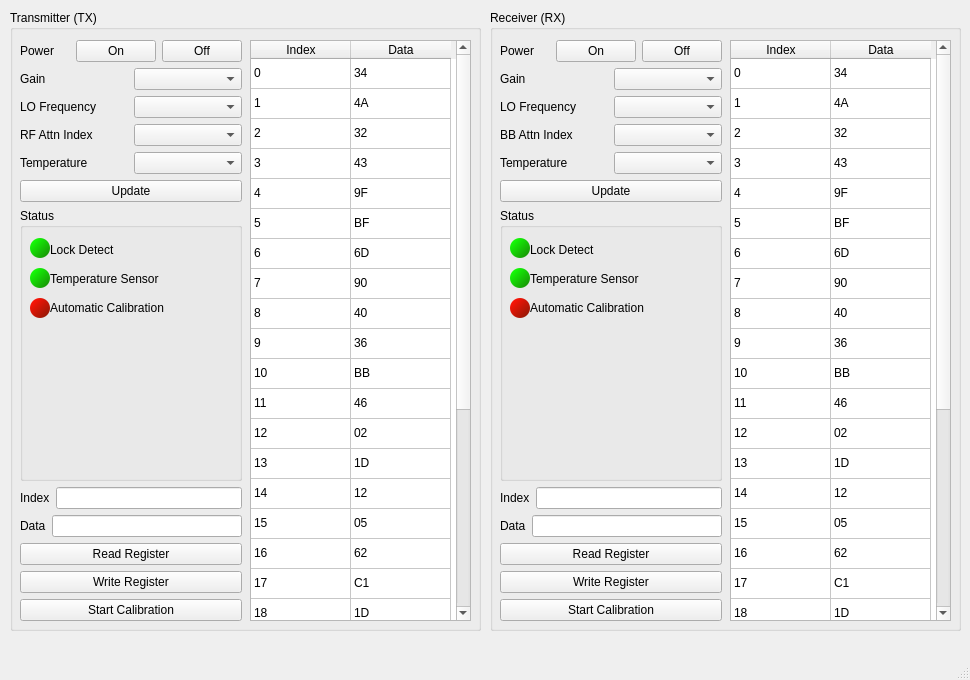
<?xml version="1.0" encoding="UTF-8"?>
<ui version="4.0">
 <class>MainWindow</class>
 <widget class="QMainWindow" name="MainWindow">
  <property name="geometry">
   <rect>
    <x>0</x>
    <y>0</y>
    <width>970</width>
    <height>680</height>
   </rect>
  </property>
  <property name="windowTitle">
   <string>MainWindow</string>
  </property>
  <property name="styleSheet">
   <string notr="true"/>
  </property>
  <widget class="QWidget" name="centralwidget">
   <widget class="QGroupBox" name="groupBox">
    <property name="geometry">
     <rect>
      <x>10</x>
      <y>10</y>
      <width>471</width>
      <height>621</height>
     </rect>
    </property>
    <property name="title">
     <string>Transmitter (TX)</string>
    </property>
    <widget class="QTableWidget" name="tableWidget">
     <property name="geometry">
      <rect>
       <x>240</x>
       <y>30</y>
       <width>221</width>
       <height>581</height>
      </rect>
     </property>
     <property name="maximumSize">
      <size>
       <width>221</width>
       <height>581</height>
      </size>
     </property>
     <attribute name="verticalHeaderVisible">
      <bool>false</bool>
     </attribute>
     <row>
      <property name="text">
       <string>0</string>
      </property>
     </row>
     <row>
      <property name="text">
       <string>1</string>
      </property>
     </row>
     <row>
      <property name="text">
       <string>2</string>
      </property>
     </row>
     <row>
      <property name="text">
       <string>3</string>
      </property>
     </row>
     <row>
      <property name="text">
       <string>4</string>
      </property>
     </row>
     <row>
      <property name="text">
       <string>5</string>
      </property>
     </row>
     <row>
      <property name="text">
       <string>6</string>
      </property>
     </row>
     <row>
      <property name="text">
       <string>7</string>
      </property>
     </row>
     <row>
      <property name="text">
       <string>8</string>
      </property>
     </row>
     <row>
      <property name="text">
       <string>9</string>
      </property>
     </row>
     <row>
      <property name="text">
       <string>10</string>
      </property>
     </row>
     <row>
      <property name="text">
       <string>11</string>
      </property>
     </row>
     <row>
      <property name="text">
       <string>12</string>
      </property>
     </row>
     <row>
      <property name="text">
       <string>13</string>
      </property>
     </row>
     <row>
      <property name="text">
       <string>14</string>
      </property>
     </row>
     <row>
      <property name="text">
       <string>15</string>
      </property>
     </row>
     <row>
      <property name="text">
       <string>16</string>
      </property>
     </row>
     <row>
      <property name="text">
       <string>17</string>
      </property>
     </row>
     <row>
      <property name="text">
       <string>18</string>
      </property>
     </row>
     <row>
      <property name="text">
       <string>19</string>
      </property>
     </row>
     <row>
      <property name="text">
       <string>20</string>
      </property>
     </row>
     <row>
      <property name="text">
       <string>21</string>
      </property>
     </row>
     <row>
      <property name="text">
       <string>22</string>
      </property>
     </row>
     <row>
      <property name="text">
       <string>23</string>
      </property>
     </row>
     <row>
      <property name="text">
       <string>24</string>
      </property>
     </row>
     <row>
      <property name="text">
       <string>25</string>
      </property>
     </row>
     <row>
      <property name="text">
       <string>26</string>
      </property>
     </row>
     <row>
      <property name="text">
       <string>27</string>
      </property>
     </row>
     <column>
      <property name="text">
       <string>Index</string>
      </property>
     </column>
     <column>
      <property name="text">
       <string>Data</string>
      </property>
     </column>
     <item row="0" column="0">
      <property name="text">
       <string>0</string>
      </property>
     </item>
     <item row="0" column="1">
      <property name="text">
       <string>34</string>
      </property>
     </item>
     <item row="1" column="0">
      <property name="text">
       <string>1</string>
      </property>
     </item>
     <item row="1" column="1">
      <property name="text">
       <string>4A</string>
      </property>
     </item>
     <item row="2" column="0">
      <property name="text">
       <string>2</string>
      </property>
     </item>
     <item row="2" column="1">
      <property name="text">
       <string>32</string>
      </property>
     </item>
     <item row="3" column="0">
      <property name="text">
       <string>3</string>
      </property>
     </item>
     <item row="3" column="1">
      <property name="text">
       <string>43</string>
      </property>
     </item>
     <item row="4" column="0">
      <property name="text">
       <string>4</string>
      </property>
     </item>
     <item row="4" column="1">
      <property name="text">
       <string>9F</string>
      </property>
     </item>
     <item row="5" column="0">
      <property name="text">
       <string>5</string>
      </property>
     </item>
     <item row="5" column="1">
      <property name="text">
       <string>BF</string>
      </property>
     </item>
     <item row="6" column="0">
      <property name="text">
       <string>6</string>
      </property>
     </item>
     <item row="6" column="1">
      <property name="text">
       <string>6D</string>
      </property>
     </item>
     <item row="7" column="0">
      <property name="text">
       <string>7</string>
      </property>
     </item>
     <item row="7" column="1">
      <property name="text">
       <string>90</string>
      </property>
     </item>
     <item row="8" column="0">
      <property name="text">
       <string>8</string>
      </property>
     </item>
     <item row="8" column="1">
      <property name="text">
       <string>40</string>
      </property>
     </item>
     <item row="9" column="0">
      <property name="text">
       <string>9</string>
      </property>
     </item>
     <item row="9" column="1">
      <property name="text">
       <string>36</string>
      </property>
     </item>
     <item row="10" column="0">
      <property name="text">
       <string>10</string>
      </property>
     </item>
     <item row="10" column="1">
      <property name="text">
       <string>BB</string>
      </property>
     </item>
     <item row="11" column="0">
      <property name="text">
       <string>11</string>
      </property>
     </item>
     <item row="11" column="1">
      <property name="text">
       <string>46</string>
      </property>
     </item>
     <item row="12" column="0">
      <property name="text">
       <string>12</string>
      </property>
     </item>
     <item row="12" column="1">
      <property name="text">
       <string>02</string>
      </property>
     </item>
     <item row="13" column="0">
      <property name="text">
       <string>13</string>
      </property>
     </item>
     <item row="13" column="1">
      <property name="text">
       <string>1D</string>
      </property>
     </item>
     <item row="14" column="0">
      <property name="text">
       <string>14</string>
      </property>
     </item>
     <item row="14" column="1">
      <property name="text">
       <string>12</string>
      </property>
     </item>
     <item row="15" column="0">
      <property name="text">
       <string>15</string>
      </property>
     </item>
     <item row="15" column="1">
      <property name="text">
       <string>05</string>
      </property>
     </item>
     <item row="16" column="0">
      <property name="text">
       <string>16</string>
      </property>
     </item>
     <item row="16" column="1">
      <property name="text">
       <string>62</string>
      </property>
     </item>
     <item row="17" column="0">
      <property name="text">
       <string>17</string>
      </property>
     </item>
     <item row="17" column="1">
      <property name="text">
       <string>C1</string>
      </property>
     </item>
     <item row="18" column="0">
      <property name="text">
       <string>18</string>
      </property>
     </item>
     <item row="18" column="1">
      <property name="text">
       <string>1D</string>
      </property>
     </item>
     <item row="19" column="0">
      <property name="text">
       <string>19</string>
      </property>
     </item>
     <item row="19" column="1">
      <property name="text">
       <string>41</string>
      </property>
     </item>
     <item row="20" column="0">
      <property name="text">
       <string>20</string>
      </property>
     </item>
     <item row="20" column="1">
      <property name="text">
       <string>32</string>
      </property>
     </item>
     <item row="21" column="0">
      <property name="text">
       <string>21</string>
      </property>
     </item>
     <item row="21" column="1">
      <property name="text">
       <string>9B</string>
      </property>
     </item>
     <item row="22" column="0">
      <property name="text">
       <string>22</string>
      </property>
     </item>
     <item row="22" column="1">
      <property name="text">
       <string>BF</string>
      </property>
     </item>
     <item row="23" column="0">
      <property name="text">
       <string>23</string>
      </property>
     </item>
     <item row="23" column="1">
      <property name="text">
       <string>51</string>
      </property>
     </item>
     <item row="24" column="0">
      <property name="text">
       <string>24</string>
      </property>
     </item>
     <item row="24" column="1">
      <property name="text">
       <string>24</string>
      </property>
     </item>
     <item row="25" column="0">
      <property name="text">
       <string>25</string>
      </property>
     </item>
     <item row="25" column="1">
      <property name="text">
       <string>71</string>
      </property>
     </item>
     <item row="26" column="0">
      <property name="text">
       <string>26</string>
      </property>
     </item>
     <item row="26" column="1">
      <property name="text">
       <string>C5</string>
      </property>
     </item>
     <item row="27" column="0">
      <property name="text">
       <string>27</string>
      </property>
     </item>
     <item row="27" column="1">
      <property name="text">
       <string>23</string>
      </property>
     </item>
    </widget>
    <widget class="QWidget" name="">
     <property name="geometry">
      <rect>
       <x>10</x>
       <y>30</y>
       <width>222</width>
       <height>581</height>
      </rect>
     </property>
     <layout class="QVBoxLayout" name="verticalLayout_3">
      <item>
       <layout class="QVBoxLayout" name="verticalLayout_2">
        <item>
         <layout class="QHBoxLayout" name="horizontalLayout">
          <item>
           <widget class="QLabel" name="label">
            <property name="text">
             <string>Power</string>
            </property>
           </widget>
          </item>
          <item>
           <widget class="QPushButton" name="pushButton">
            <property name="text">
             <string>On</string>
            </property>
           </widget>
          </item>
          <item>
           <widget class="QPushButton" name="pushButton_2">
            <property name="text">
             <string>Off</string>
            </property>
           </widget>
          </item>
         </layout>
        </item>
        <item>
         <layout class="QHBoxLayout" name="horizontalLayout_2">
          <item>
           <widget class="QLabel" name="label_3">
            <property name="text">
             <string>Gain</string>
            </property>
           </widget>
          </item>
          <item>
           <widget class="QComboBox" name="comboBox"/>
          </item>
         </layout>
        </item>
        <item>
         <layout class="QHBoxLayout" name="horizontalLayout_3">
          <item>
           <widget class="QLabel" name="label_6">
            <property name="text">
             <string>LO Frequency</string>
            </property>
           </widget>
          </item>
          <item>
           <widget class="QComboBox" name="comboBox_2"/>
          </item>
         </layout>
        </item>
        <item>
         <layout class="QHBoxLayout" name="horizontalLayout_4">
          <item>
           <widget class="QLabel" name="label_7">
            <property name="text">
             <string>RF Attn Index</string>
            </property>
           </widget>
          </item>
          <item>
           <widget class="QComboBox" name="comboBox_3"/>
          </item>
         </layout>
        </item>
        <item>
         <layout class="QHBoxLayout" name="horizontalLayout_5">
          <item>
           <widget class="QLabel" name="label_8">
            <property name="text">
             <string>Temperature</string>
            </property>
           </widget>
          </item>
          <item>
           <widget class="QComboBox" name="comboBox_4"/>
          </item>
         </layout>
        </item>
        <item>
         <widget class="QPushButton" name="pushButton_6">
          <property name="text">
           <string>Update</string>
          </property>
         </widget>
        </item>
       </layout>
      </item>
      <item>
       <widget class="QGroupBox" name="groupBox_2">
        <property name="title">
         <string>Status</string>
        </property>
        <widget class="QWidget" name="widget_7" native="true">
         <property name="geometry">
          <rect>
           <x>10</x>
           <y>30</y>
           <width>20</width>
           <height>20</height>
          </rect>
         </property>
         <property name="autoFillBackground">
          <bool>false</bool>
         </property>
         <property name="styleSheet">
          <string notr="true">color: white;
border-radius: 10;
background-color: qlineargradient(spread:pad, x1:0.145, y1:0.16, x2:1, y2:1, stop:0 rgba(20, 252, 7, 255), stop:1 rgba(25, 134, 5, 255))</string>
         </property>
        </widget>
        <widget class="QWidget" name="layoutWidget">
         <property name="geometry">
          <rect>
           <x>30</x>
           <y>30</y>
           <width>151</width>
           <height>81</height>
          </rect>
         </property>
         <layout class="QVBoxLayout" name="verticalLayout">
          <item>
           <widget class="QLabel" name="label_2">
            <property name="text">
             <string>Lock Detect</string>
            </property>
           </widget>
          </item>
          <item>
           <widget class="QLabel" name="label_4">
            <property name="text">
             <string>Temperature Sensor</string>
            </property>
           </widget>
          </item>
          <item>
           <widget class="QLabel" name="label_5">
            <property name="text">
             <string>Automatic Calibration</string>
            </property>
           </widget>
          </item>
         </layout>
        </widget>
        <widget class="QWidget" name="widget_6" native="true">
         <property name="geometry">
          <rect>
           <x>10</x>
           <y>90</y>
           <width>20</width>
           <height>20</height>
          </rect>
         </property>
         <property name="autoFillBackground">
          <bool>false</bool>
         </property>
         <property name="styleSheet">
          <string notr="true">color: white;
border-radius: 10;
background-color: qlineargradient(spread:pad, x1:0.145, y1:0.16, x2:1, y2:1, stop:0 rgba(252, 20, 7, 255), stop:1 rgba(134, 25, 5, 255))</string>
         </property>
        </widget>
        <widget class="QWidget" name="widget_5" native="true">
         <property name="geometry">
          <rect>
           <x>10</x>
           <y>60</y>
           <width>20</width>
           <height>20</height>
          </rect>
         </property>
         <property name="autoFillBackground">
          <bool>false</bool>
         </property>
         <property name="styleSheet">
          <string notr="true">height: 20px;
width: 20px;
color: white;
border-radius: 10;
background-color: qlineargradient(spread:pad, x1:0.145, y1:0.16, x2:1, y2:1, stop:0 rgba(20, 252, 7, 255), stop:1 rgba(25, 134, 5, 255))</string>
         </property>
        </widget>
       </widget>
      </item>
      <item>
       <layout class="QVBoxLayout" name="verticalLayout_4">
        <item>
         <layout class="QHBoxLayout" name="horizontalLayout_6">
          <item>
           <widget class="QLabel" name="label_9">
            <property name="text">
             <string>Index</string>
            </property>
           </widget>
          </item>
          <item>
           <widget class="QLineEdit" name="lineEdit"/>
          </item>
         </layout>
        </item>
        <item>
         <layout class="QHBoxLayout" name="horizontalLayout_7">
          <item>
           <widget class="QLabel" name="label_10">
            <property name="text">
             <string>Data</string>
            </property>
           </widget>
          </item>
          <item>
           <widget class="QLineEdit" name="lineEdit_2"/>
          </item>
         </layout>
        </item>
        <item>
         <widget class="QPushButton" name="pushButton_4">
          <property name="text">
           <string>Read Register</string>
          </property>
         </widget>
        </item>
        <item>
         <widget class="QPushButton" name="pushButton_5">
          <property name="text">
           <string>Write Register</string>
          </property>
         </widget>
        </item>
       </layout>
      </item>
      <item>
       <widget class="QPushButton" name="pushButton_3">
        <property name="text">
         <string>Start Calibration</string>
        </property>
       </widget>
      </item>
     </layout>
    </widget>
   </widget>
   <widget class="QGroupBox" name="groupBox_3">
    <property name="geometry">
     <rect>
      <x>490</x>
      <y>10</y>
      <width>471</width>
      <height>621</height>
     </rect>
    </property>
    <property name="title">
     <string>Receiver (RX)</string>
    </property>
    <widget class="QTableWidget" name="tableWidget_2">
     <property name="geometry">
      <rect>
       <x>240</x>
       <y>30</y>
       <width>221</width>
       <height>581</height>
      </rect>
     </property>
     <property name="maximumSize">
      <size>
       <width>221</width>
       <height>581</height>
      </size>
     </property>
     <attribute name="verticalHeaderVisible">
      <bool>false</bool>
     </attribute>
     <row>
      <property name="text">
       <string>0</string>
      </property>
     </row>
     <row>
      <property name="text">
       <string>1</string>
      </property>
     </row>
     <row>
      <property name="text">
       <string>2</string>
      </property>
     </row>
     <row>
      <property name="text">
       <string>3</string>
      </property>
     </row>
     <row>
      <property name="text">
       <string>4</string>
      </property>
     </row>
     <row>
      <property name="text">
       <string>5</string>
      </property>
     </row>
     <row>
      <property name="text">
       <string>6</string>
      </property>
     </row>
     <row>
      <property name="text">
       <string>7</string>
      </property>
     </row>
     <row>
      <property name="text">
       <string>8</string>
      </property>
     </row>
     <row>
      <property name="text">
       <string>9</string>
      </property>
     </row>
     <row>
      <property name="text">
       <string>10</string>
      </property>
     </row>
     <row>
      <property name="text">
       <string>11</string>
      </property>
     </row>
     <row>
      <property name="text">
       <string>12</string>
      </property>
     </row>
     <row>
      <property name="text">
       <string>13</string>
      </property>
     </row>
     <row>
      <property name="text">
       <string>14</string>
      </property>
     </row>
     <row>
      <property name="text">
       <string>15</string>
      </property>
     </row>
     <row>
      <property name="text">
       <string>16</string>
      </property>
     </row>
     <row>
      <property name="text">
       <string>17</string>
      </property>
     </row>
     <row>
      <property name="text">
       <string>18</string>
      </property>
     </row>
     <row>
      <property name="text">
       <string>19</string>
      </property>
     </row>
     <row>
      <property name="text">
       <string>20</string>
      </property>
     </row>
     <row>
      <property name="text">
       <string>21</string>
      </property>
     </row>
     <row>
      <property name="text">
       <string>22</string>
      </property>
     </row>
     <row>
      <property name="text">
       <string>23</string>
      </property>
     </row>
     <row>
      <property name="text">
       <string>24</string>
      </property>
     </row>
     <row>
      <property name="text">
       <string>25</string>
      </property>
     </row>
     <row>
      <property name="text">
       <string>26</string>
      </property>
     </row>
     <row>
      <property name="text">
       <string>27</string>
      </property>
     </row>
     <column>
      <property name="text">
       <string>Index</string>
      </property>
     </column>
     <column>
      <property name="text">
       <string>Data</string>
      </property>
     </column>
     <item row="0" column="0">
      <property name="text">
       <string>0</string>
      </property>
     </item>
     <item row="0" column="1">
      <property name="text">
       <string>34</string>
      </property>
     </item>
     <item row="1" column="0">
      <property name="text">
       <string>1</string>
      </property>
     </item>
     <item row="1" column="1">
      <property name="text">
       <string>4A</string>
      </property>
     </item>
     <item row="2" column="0">
      <property name="text">
       <string>2</string>
      </property>
     </item>
     <item row="2" column="1">
      <property name="text">
       <string>32</string>
      </property>
     </item>
     <item row="3" column="0">
      <property name="text">
       <string>3</string>
      </property>
     </item>
     <item row="3" column="1">
      <property name="text">
       <string>43</string>
      </property>
     </item>
     <item row="4" column="0">
      <property name="text">
       <string>4</string>
      </property>
     </item>
     <item row="4" column="1">
      <property name="text">
       <string>9F</string>
      </property>
     </item>
     <item row="5" column="0">
      <property name="text">
       <string>5</string>
      </property>
     </item>
     <item row="5" column="1">
      <property name="text">
       <string>BF</string>
      </property>
     </item>
     <item row="6" column="0">
      <property name="text">
       <string>6</string>
      </property>
     </item>
     <item row="6" column="1">
      <property name="text">
       <string>6D</string>
      </property>
     </item>
     <item row="7" column="0">
      <property name="text">
       <string>7</string>
      </property>
     </item>
     <item row="7" column="1">
      <property name="text">
       <string>90</string>
      </property>
     </item>
     <item row="8" column="0">
      <property name="text">
       <string>8</string>
      </property>
     </item>
     <item row="8" column="1">
      <property name="text">
       <string>40</string>
      </property>
     </item>
     <item row="9" column="0">
      <property name="text">
       <string>9</string>
      </property>
     </item>
     <item row="9" column="1">
      <property name="text">
       <string>36</string>
      </property>
     </item>
     <item row="10" column="0">
      <property name="text">
       <string>10</string>
      </property>
     </item>
     <item row="10" column="1">
      <property name="text">
       <string>BB</string>
      </property>
     </item>
     <item row="11" column="0">
      <property name="text">
       <string>11</string>
      </property>
     </item>
     <item row="11" column="1">
      <property name="text">
       <string>46</string>
      </property>
     </item>
     <item row="12" column="0">
      <property name="text">
       <string>12</string>
      </property>
     </item>
     <item row="12" column="1">
      <property name="text">
       <string>02</string>
      </property>
     </item>
     <item row="13" column="0">
      <property name="text">
       <string>13</string>
      </property>
     </item>
     <item row="13" column="1">
      <property name="text">
       <string>1D</string>
      </property>
     </item>
     <item row="14" column="0">
      <property name="text">
       <string>14</string>
      </property>
     </item>
     <item row="14" column="1">
      <property name="text">
       <string>12</string>
      </property>
     </item>
     <item row="15" column="0">
      <property name="text">
       <string>15</string>
      </property>
     </item>
     <item row="15" column="1">
      <property name="text">
       <string>05</string>
      </property>
     </item>
     <item row="16" column="0">
      <property name="text">
       <string>16</string>
      </property>
     </item>
     <item row="16" column="1">
      <property name="text">
       <string>62</string>
      </property>
     </item>
     <item row="17" column="0">
      <property name="text">
       <string>17</string>
      </property>
     </item>
     <item row="17" column="1">
      <property name="text">
       <string>C1</string>
      </property>
     </item>
     <item row="18" column="0">
      <property name="text">
       <string>18</string>
      </property>
     </item>
     <item row="18" column="1">
      <property name="text">
       <string>1D</string>
      </property>
     </item>
     <item row="19" column="0">
      <property name="text">
       <string>19</string>
      </property>
     </item>
     <item row="19" column="1">
      <property name="text">
       <string>41</string>
      </property>
     </item>
     <item row="20" column="0">
      <property name="text">
       <string>20</string>
      </property>
     </item>
     <item row="20" column="1">
      <property name="text">
       <string>32</string>
      </property>
     </item>
     <item row="21" column="0">
      <property name="text">
       <string>21</string>
      </property>
     </item>
     <item row="21" column="1">
      <property name="text">
       <string>9B</string>
      </property>
     </item>
     <item row="22" column="0">
      <property name="text">
       <string>22</string>
      </property>
     </item>
     <item row="22" column="1">
      <property name="text">
       <string>BF</string>
      </property>
     </item>
     <item row="23" column="0">
      <property name="text">
       <string>23</string>
      </property>
     </item>
     <item row="23" column="1">
      <property name="text">
       <string>51</string>
      </property>
     </item>
     <item row="24" column="0">
      <property name="text">
       <string>24</string>
      </property>
     </item>
     <item row="24" column="1">
      <property name="text">
       <string>24</string>
      </property>
     </item>
     <item row="25" column="0">
      <property name="text">
       <string>25</string>
      </property>
     </item>
     <item row="25" column="1">
      <property name="text">
       <string>71</string>
      </property>
     </item>
     <item row="26" column="0">
      <property name="text">
       <string>26</string>
      </property>
     </item>
     <item row="26" column="1">
      <property name="text">
       <string>C5</string>
      </property>
     </item>
     <item row="27" column="0">
      <property name="text">
       <string>27</string>
      </property>
     </item>
     <item row="27" column="1">
      <property name="text">
       <string>23</string>
      </property>
     </item>
    </widget>
    <widget class="QWidget" name="layoutWidget_2">
     <property name="geometry">
      <rect>
       <x>10</x>
       <y>30</y>
       <width>222</width>
       <height>581</height>
      </rect>
     </property>
     <layout class="QVBoxLayout" name="verticalLayout_5">
      <item>
       <layout class="QVBoxLayout" name="verticalLayout_6">
        <item>
         <layout class="QHBoxLayout" name="horizontalLayout_8">
          <item>
           <widget class="QLabel" name="label_11">
            <property name="text">
             <string>Power</string>
            </property>
           </widget>
          </item>
          <item>
           <widget class="QPushButton" name="pushButton_7">
            <property name="text">
             <string>On</string>
            </property>
           </widget>
          </item>
          <item>
           <widget class="QPushButton" name="pushButton_8">
            <property name="text">
             <string>Off</string>
            </property>
           </widget>
          </item>
         </layout>
        </item>
        <item>
         <layout class="QHBoxLayout" name="horizontalLayout_9">
          <item>
           <widget class="QLabel" name="label_12">
            <property name="text">
             <string>Gain</string>
            </property>
           </widget>
          </item>
          <item>
           <widget class="QComboBox" name="comboBox_5"/>
          </item>
         </layout>
        </item>
        <item>
         <layout class="QHBoxLayout" name="horizontalLayout_10">
          <item>
           <widget class="QLabel" name="label_13">
            <property name="text">
             <string>LO Frequency</string>
            </property>
           </widget>
          </item>
          <item>
           <widget class="QComboBox" name="comboBox_6"/>
          </item>
         </layout>
        </item>
        <item>
         <layout class="QHBoxLayout" name="horizontalLayout_11">
          <item>
           <widget class="QLabel" name="label_14">
            <property name="text">
             <string>BB Attn Index</string>
            </property>
           </widget>
          </item>
          <item>
           <widget class="QComboBox" name="comboBox_7"/>
          </item>
         </layout>
        </item>
        <item>
         <layout class="QHBoxLayout" name="horizontalLayout_12">
          <item>
           <widget class="QLabel" name="label_15">
            <property name="text">
             <string>Temperature</string>
            </property>
           </widget>
          </item>
          <item>
           <widget class="QComboBox" name="comboBox_8"/>
          </item>
         </layout>
        </item>
        <item>
         <widget class="QPushButton" name="pushButton_9">
          <property name="text">
           <string>Update</string>
          </property>
         </widget>
        </item>
       </layout>
      </item>
      <item>
       <widget class="QGroupBox" name="groupBox_4">
        <property name="title">
         <string>Status</string>
        </property>
        <widget class="QWidget" name="widget_8" native="true">
         <property name="geometry">
          <rect>
           <x>10</x>
           <y>30</y>
           <width>20</width>
           <height>20</height>
          </rect>
         </property>
         <property name="autoFillBackground">
          <bool>false</bool>
         </property>
         <property name="styleSheet">
          <string notr="true">color: white;
border-radius: 10;
background-color: qlineargradient(spread:pad, x1:0.145, y1:0.16, x2:1, y2:1, stop:0 rgba(20, 252, 7, 255), stop:1 rgba(25, 134, 5, 255))</string>
         </property>
        </widget>
        <widget class="QWidget" name="layoutWidget_3">
         <property name="geometry">
          <rect>
           <x>30</x>
           <y>30</y>
           <width>151</width>
           <height>81</height>
          </rect>
         </property>
         <layout class="QVBoxLayout" name="verticalLayout_7">
          <item>
           <widget class="QLabel" name="label_16">
            <property name="text">
             <string>Lock Detect</string>
            </property>
           </widget>
          </item>
          <item>
           <widget class="QLabel" name="label_17">
            <property name="text">
             <string>Temperature Sensor</string>
            </property>
           </widget>
          </item>
          <item>
           <widget class="QLabel" name="label_18">
            <property name="text">
             <string>Automatic Calibration</string>
            </property>
           </widget>
          </item>
         </layout>
        </widget>
        <widget class="QWidget" name="widget_9" native="true">
         <property name="geometry">
          <rect>
           <x>10</x>
           <y>90</y>
           <width>20</width>
           <height>20</height>
          </rect>
         </property>
         <property name="autoFillBackground">
          <bool>false</bool>
         </property>
         <property name="styleSheet">
          <string notr="true">color: white;
border-radius: 10;
background-color: qlineargradient(spread:pad, x1:0.145, y1:0.16, x2:1, y2:1, stop:0 rgba(252, 20, 7, 255), stop:1 rgba(134, 25, 5, 255))</string>
         </property>
        </widget>
        <widget class="QWidget" name="widget_10" native="true">
         <property name="geometry">
          <rect>
           <x>10</x>
           <y>60</y>
           <width>20</width>
           <height>20</height>
          </rect>
         </property>
         <property name="autoFillBackground">
          <bool>false</bool>
         </property>
         <property name="styleSheet">
          <string notr="true">height: 20px;
width: 20px;
color: white;
border-radius: 10;
background-color: qlineargradient(spread:pad, x1:0.145, y1:0.16, x2:1, y2:1, stop:0 rgba(20, 252, 7, 255), stop:1 rgba(25, 134, 5, 255))</string>
         </property>
        </widget>
       </widget>
      </item>
      <item>
       <layout class="QVBoxLayout" name="verticalLayout_8">
        <item>
         <layout class="QHBoxLayout" name="horizontalLayout_13">
          <item>
           <widget class="QLabel" name="label_19">
            <property name="text">
             <string>Index</string>
            </property>
           </widget>
          </item>
          <item>
           <widget class="QLineEdit" name="lineEdit_3"/>
          </item>
         </layout>
        </item>
        <item>
         <layout class="QHBoxLayout" name="horizontalLayout_14">
          <item>
           <widget class="QLabel" name="label_20">
            <property name="text">
             <string>Data</string>
            </property>
           </widget>
          </item>
          <item>
           <widget class="QLineEdit" name="lineEdit_4"/>
          </item>
         </layout>
        </item>
        <item>
         <widget class="QPushButton" name="pushButton_10">
          <property name="text">
           <string>Read Register</string>
          </property>
         </widget>
        </item>
        <item>
         <widget class="QPushButton" name="pushButton_11">
          <property name="text">
           <string>Write Register</string>
          </property>
         </widget>
        </item>
       </layout>
      </item>
      <item>
       <widget class="QPushButton" name="pushButton_12">
        <property name="text">
         <string>Start Calibration</string>
        </property>
       </widget>
      </item>
     </layout>
    </widget>
   </widget>
  </widget>
  <widget class="QMenuBar" name="menubar">
   <property name="geometry">
    <rect>
     <x>0</x>
     <y>0</y>
     <width>970</width>
     <height>22</height>
    </rect>
   </property>
  </widget>
  <widget class="QStatusBar" name="statusbar"/>
 </widget>
 <resources/>
 <connections/>
</ui>
